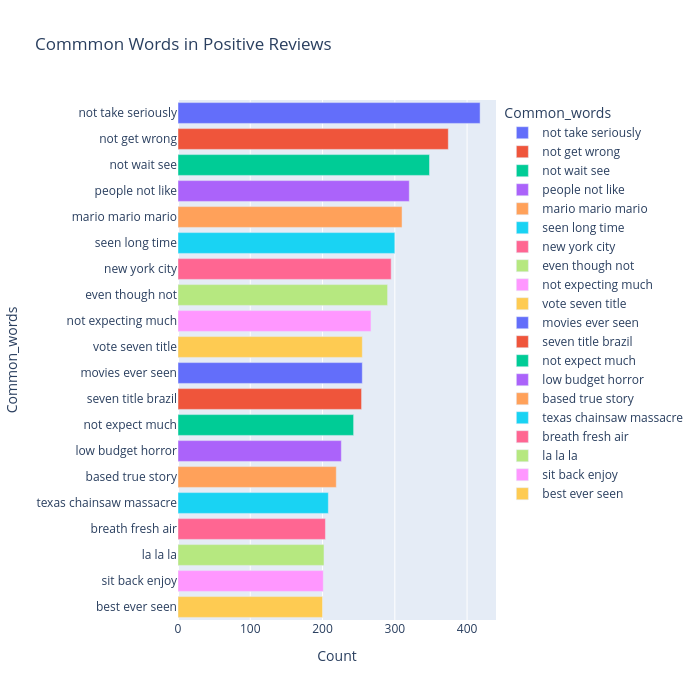

Notebook code cell kept with this figure:
### Code cell
#Trigrams
# Assuming your cleaned data is in the 'Reviews' column
#Bigrams - Two words
from sklearn.feature_extraction.text import CountVectorizer
most_common_uni = get_top_text_ngrams(df['Reviews'][df['Ratings']>=7], 20, 3)

most_common_uni = dict(most_common_uni)
temp = pd.DataFrame(columns=["Common_words", 'Count'])
temp["Common_words"] = list(most_common_uni.keys())
temp["Count"] = list(most_common_uni.values())

fig = px.bar(
    temp, 
    x="Count", 
    y="Common_words", 
    title='Commmon Words in Positive Reviews', 
    orientation='h', 
    width=700, 
    height=700, 
    color='Common_words'
)
fig.show()

### Figure 1 — Plotly figure (JSON) as saved in the notebook; plotly's stock layout.template omitted (floating-point values rounded to 4 significant figures)
{"data": [{"alignmentgroup": "True", "hovertemplate": "Common_words=%{y}<br>Count=%{x}<extra></extra>", "legendgroup": "not take seriously", "marker": {"color": "#636efa", "pattern": {"shape": ""}}, "name": "not take seriously", "offsetgroup": "not take seriously", "orientation": "h", "showlegend": true, "textposition": "auto", "type": "bar", "x": [418], "xaxis": "x", "y": ["not take seriously"], "yaxis": "y"}, {"alignmentgroup": "True", "hovertemplate": "Common_words=%{y}<br>Count=%{x}<extra></extra>", "legendgroup": "not get wrong", "marker": {"color": "#EF553B", "pattern": {"shape": ""}}, "name": "not get wrong", "offsetgroup": "not get wrong", "orientation": "h", "showlegend": true, "textposition": "auto", "type": "bar", "x": [374], "xaxis": "x", "y": ["not get wrong"], "yaxis": "y"}, {"alignmentgroup": "True", "hovertemplate": "Common_words=%{y}<br>Count=%{x}<extra></extra>", "legendgroup": "not wait see", "marker": {"color": "#00cc96", "pattern": {"shape": ""}}, "name": "not wait see", "offsetgroup": "not wait see", "orientation": "h", "showlegend": true, "textposition": "auto", "type": "bar", "x": [348], "xaxis": "x", "y": ["not wait see"], "yaxis": "y"}, {"alignmentgroup": "True", "hovertemplate": "Common_words=%{y}<br>Count=%{x}<extra></extra>", "legendgroup": "people not like", "marker": {"color": "#ab63fa", "pattern": {"shape": ""}}, "name": "people not like", "offsetgroup": "people not like", "orientation": "h", "showlegend": true, "textposition": "auto", "type": "bar", "x": [320], "xaxis": "x", "y": ["people not like"], "yaxis": "y"}, {"alignmentgroup": "True", "hovertemplate": "Common_words=%{y}<br>Count=%{x}<extra></extra>", "legendgroup": "mario mario mario", "marker": {"color": "#FFA15A", "pattern": {"shape": ""}}, "name": "mario mario mario", "offsetgroup": "mario mario mario", "orientation": "h", "showlegend": true, "textposition": "auto", "type": "bar", "x": [310], "xaxis": "x", "y": ["mario mario mario"], "yaxis": "y"}, {"alignmentgroup": "True", "hovertemplate": "Common_words=%{y}<br>Count=%{x}<extra></extra>", "legendgroup": "seen long time", "marker": {"color": "#19d3f3", "pattern": {"shape": ""}}, "name": "seen long time", "offsetgroup": "seen long time", "orientation": "h", "showlegend": true, "textposition": "auto", "type": "bar", "x": [300], "xaxis": "x", "y": ["seen long time"], "yaxis": "y"}, {"alignmentgroup": "True", "hovertemplate": "Common_words=%{y}<br>Count=%{x}<extra></extra>", "legendgroup": "new york city", "marker": {"color": "#FF6692", "pattern": {"shape": ""}}, "name": "new york city", "offsetgroup": "new york city", "orientation": "h", "showlegend": true, "textposition": "auto", "type": "bar", "x": [295], "xaxis": "x", "y": ["new york city"], "yaxis": "y"}, {"alignmentgroup": "True", "hovertemplate": "Common_words=%{y}<br>Count=%{x}<extra></extra>", "legendgroup": "even though not", "marker": {"color": "#B6E880", "pattern": {"shape": ""}}, "name": "even though not", "offsetgroup": "even though not", "orientation": "h", "showlegend": true, "textposition": "auto", "type": "bar", "x": [290], "xaxis": "x", "y": ["even though not"], "yaxis": "y"}, {"alignmentgroup": "True", "hovertemplate": "Common_words=%{y}<br>Count=%{x}<extra></extra>", "legendgroup": "not expecting much", "marker": {"color": "#FF97FF", "pattern": {"shape": ""}}, "name": "not expecting much", "offsetgroup": "not expecting much", "orientation": "h", "showlegend": true, "textposition": "auto", "type": "bar", "x": [267], "xaxis": "x", "y": ["not expecting much"], "yaxis": "y"}, {"alignmentgroup": "True", "hovertemplate": "Common_words=%{y}<br>Count=%{x}<extra></extra>", "legendgroup": "vote seven title", "marker": {"color": "#FECB52", "pattern": {"shape": ""}}, "name": "vote seven title", "offsetgroup": "vote seven title", "orientation": "h", "showlegend": true, "textposition": "auto", "type": "bar", "x": [255], "xaxis": "x", "y": ["vote seven title"], "yaxis": "y"}, {"alignmentgroup": "True", "hovertemplate": "Common_words=%{y}<br>Count=%{x}<extra></extra>", "legendgroup": "movies ever seen", "marker": {"color": "#636efa", "pattern": {"shape": ""}}, "name": "movies ever seen", "offsetgroup": "movies ever seen", "orientation": "h", "showlegend": true, "textposition": "auto", "type": "bar", "x": [255], "xaxis": "x", "y": ["movies ever seen"], "yaxis": "y"}, {"alignmentgroup": "True", "hovertemplate": "Common_words=%{y}<br>Count=%{x}<extra></extra>", "legendgroup": "seven title brazil", "marker": {"color": "#EF553B", "pattern": {"shape": ""}}, "name": "seven title brazil", "offsetgroup": "seven title brazil", "orientation": "h", "showlegend": true, "textposition": "auto", "type": "bar", "x": [254], "xaxis": "x", "y": ["seven title brazil"], "yaxis": "y"}, {"alignmentgroup": "True", "hovertemplate": "Common_words=%{y}<br>Count=%{x}<extra></extra>", "legendgroup": "not expect much", "marker": {"color": "#00cc96", "pattern": {"shape": ""}}, "name": "not expect much", "offsetgroup": "not expect much", "orientation": "h", "showlegend": true, "textposition": "auto", "type": "bar", "x": [243], "xaxis": "x", "y": ["not expect much"], "yaxis": "y"}, {"alignmentgroup": "True", "hovertemplate": "Common_words=%{y}<br>Count=%{x}<extra></extra>", "legendgroup": "low budget horror", "marker": {"color": "#ab63fa", "pattern": {"shape": ""}}, "name": "low budget horror", "offsetgroup": "low budget horror", "orientation": "h", "showlegend": true, "textposition": "auto", "type": "bar", "x": [226], "xaxis": "x", "y": ["low budget horror"], "yaxis": "y"}, {"alignmentgroup": "True", "hovertemplate": "Common_words=%{y}<br>Count=%{x}<extra></extra>", "legendgroup": "based true story", "marker": {"color": "#FFA15A", "pattern": {"shape": ""}}, "name": "based true story", "offsetgroup": "based true story", "orientation": "h", "showlegend": true, "textposition": "auto", "type": "bar", "x": [219], "xaxis": "x", "y": ["based true story"], "yaxis": "y"}, {"alignmentgroup": "True", "hovertemplate": "Common_words=%{y}<br>Count=%{x}<extra></extra>", "legendgroup": "texas chainsaw massacre", "marker": {"color": "#19d3f3", "pattern": {"shape": ""}}, "name": "texas chainsaw massacre", "offsetgroup": "texas chainsaw massacre", "orientation": "h", "showlegend": true, "textposition": "auto", "type": "bar", "x": [208], "xaxis": "x", "y": ["texas chainsaw massacre"], "yaxis": "y"}, {"alignmentgroup": "True", "hovertemplate": "Common_words=%{y}<br>Count=%{x}<extra></extra>", "legendgroup": "breath fresh air", "marker": {"color": "#FF6692", "pattern": {"shape": ""}}, "name": "breath fresh air", "offsetgroup": "breath fresh air", "orientation": "h", "showlegend": true, "textposition": "auto", "type": "bar", "x": [204], "xaxis": "x", "y": ["breath fresh air"], "yaxis": "y"}, {"alignmentgroup": "True", "hovertemplate": "Common_words=%{y}<br>Count=%{x}<extra></extra>", "legendgroup": "la la la", "marker": {"color": "#B6E880", "pattern": {"shape": ""}}, "name": "la la la", "offsetgroup": "la la la", "orientation": "h", "showlegend": true, "textposition": "auto", "type": "bar", "x": [202], "xaxis": "x", "y": ["la la la"], "yaxis": "y"}, {"alignmentgroup": "True", "hovertemplate": "Common_words=%{y}<br>Count=%{x}<extra></extra>", "legendgroup": "sit back enjoy", "marker": {"color": "#FF97FF", "pattern": {"shape": ""}}, "name": "sit back enjoy", "offsetgroup": "sit back enjoy", "orientation": "h", "showlegend": true, "textposition": "auto", "type": "bar", "x": [201], "xaxis": "x", "y": ["sit back enjoy"], "yaxis": "y"}, {"alignmentgroup": "True", "hovertemplate": "Common_words=%{y}<br>Count=%{x}<extra></extra>", "legendgroup": "best ever seen", "marker": {"color": "#FECB52", "pattern": {"shape": ""}}, "name": "best ever seen", "offsetgroup": "best ever seen", "orientation": "h", "showlegend": true, "textposition": "auto", "type": "bar", "x": [200], "xaxis": "x", "y": ["best ever seen"], "yaxis": "y"}], "layout": {"barmode": "relative", "height": 700, "legend": {"title": {"text": "Common_words"}, "tracegroupgap": 0}, "title": {"text": "Commmon Words in Positive Reviews"}, "width": 700, "xaxis": {"anchor": "y", "domain": [0, 1], "title": {"text": "Count"}}, "yaxis": {"anchor": "x", "categoryarray": ["best ever seen", "sit back enjoy", "la la la", "breath fresh air", "texas chainsaw massacre", "based true story", "low budget horror", "not expect much", "seven title brazil", "movies ever seen", "vote seven title", "not expecting much", "even though not", "new york city", "seen long time", "mario mario mario", "people not like", "not wait see", "not get wrong", "not take seriously"], "categoryorder": "array", "domain": [0, 1], "title": {"text": "Common_words"}}}}
